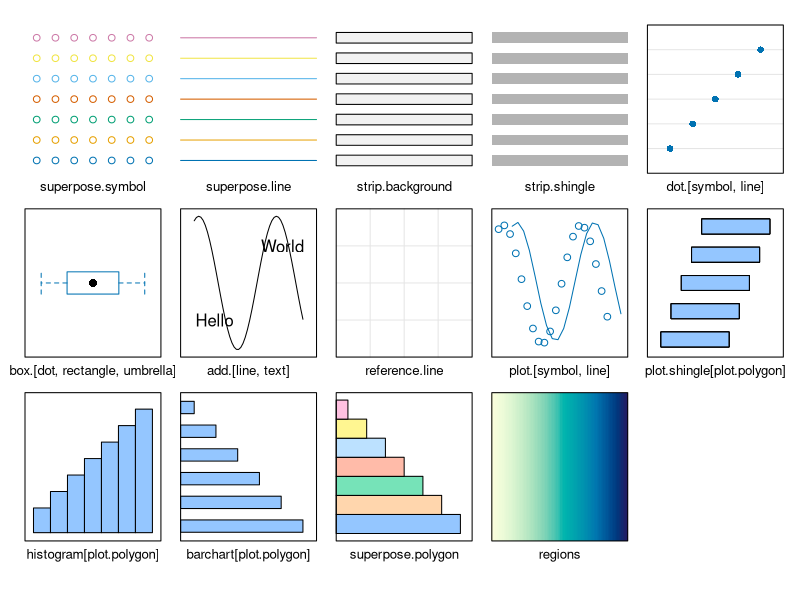
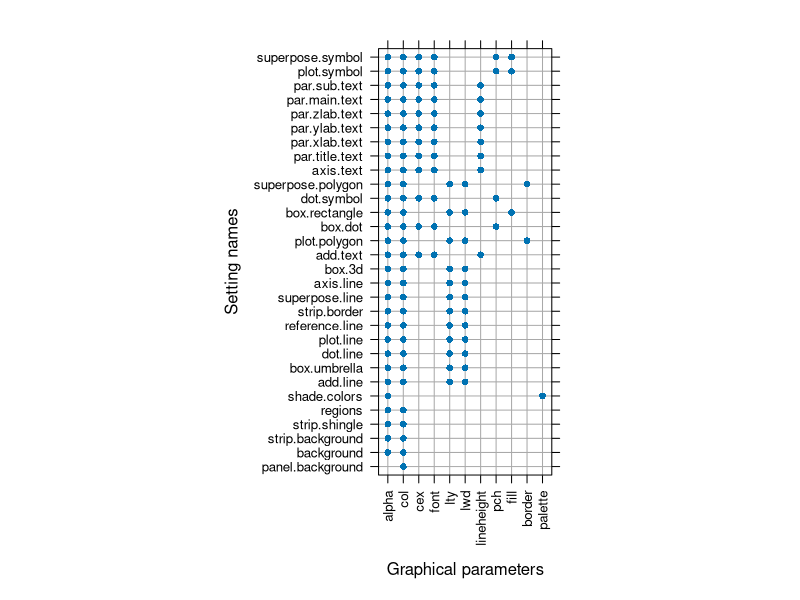

Here is the R script that generated these plots, in order:
library(lattice)


### Name: C_02_trellis.par.get
### Title: Graphical Parameters for Trellis Displays
### Aliases: trellis.par.get trellis.par.set show.settings
### Keywords: dplot

### ** Examples

show.settings()

tp <- trellis.par.get()

unusual <- c("grid.pars", "fontsize", "clip", "axis.components",
             "layout.heights", "layout.widths")

for (u in unusual) tp[[u]] <- NULL
names.tp <- lapply(tp, names)
unames <- sort(unique(unlist(names.tp)))
ans <- matrix(0, nrow = length(names.tp), ncol = length(unames))
rownames(ans) <- names(names.tp)
colnames(ans) <- unames
for (i in seq(along = names.tp))
    ans[i, ] <- as.numeric(unames %in% names.tp[[i]])
ans <- ans[, order(-colSums(ans))]
ans <- ans[order(rowSums(ans)), ]
ans[ans == 0] <- NA

levelplot(t(ans), colorkey = FALSE, 
          scales = list(x = list(rot = 90)),
          panel = function(x, y, z, ...) {
              panel.abline(v = unique(as.numeric(x)), 
                           h = unique(as.numeric(y)), 
                           col = "darkgrey")
              panel.xyplot(x, y, pch = 16 * z, ...)
          },
          xlab = "Graphical parameters", 
          ylab = "Setting names")
